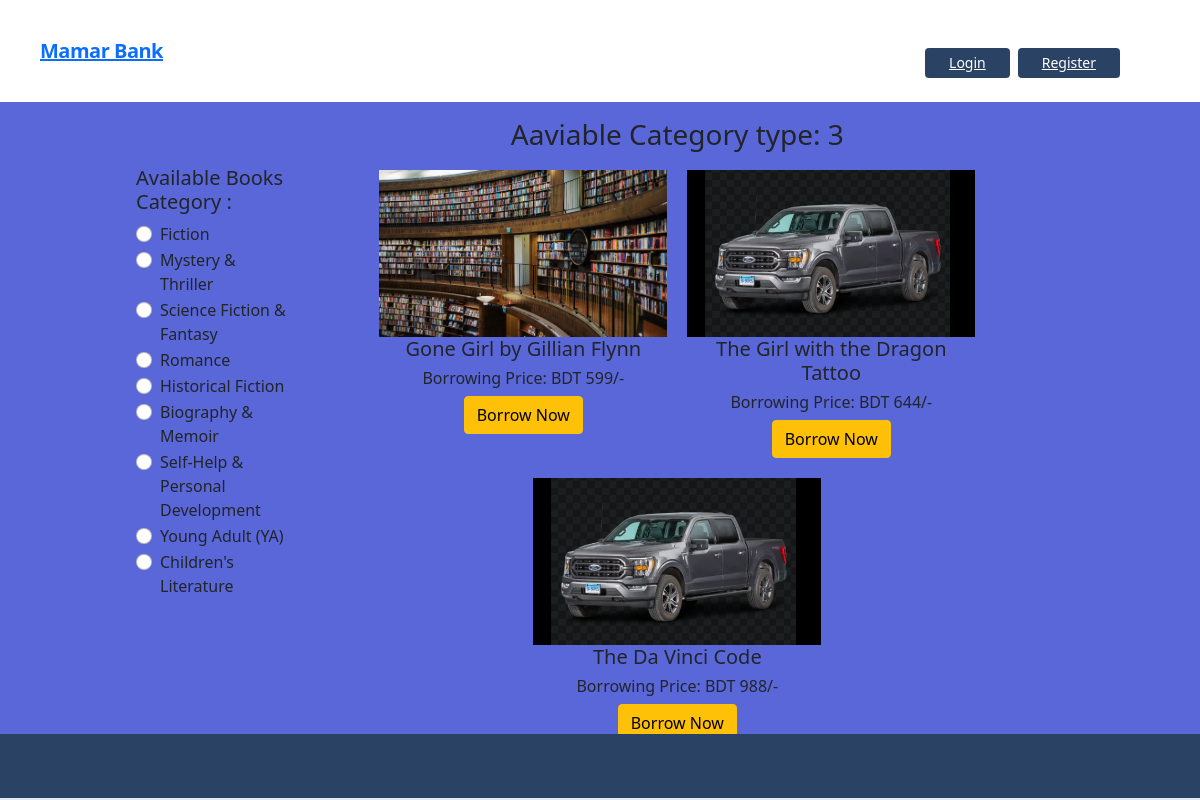
Screenshot of /mystery-thriller/ with the database file from the repository.
### category_book/models.py (models this page shows, shortened)
class CategoryModel(models.Model):
    category_name = models.CharField(max_length=200)
    slug = models.SlugField(max_length=100,unique=True, null=True, blank=True)

### book/models.py (models this page shows, shortened)
class Book_Model(models.Model):
    name = models.CharField(max_length=50)
    desc = models.TextField()
    quantity = models.IntegerField()
    price = models.IntegerField()
    image = models.ImageField(upload_to='book_images/')
    category_name = models.ForeignKey(CategoryModel, on_delete=models.CASCADE)
    author = models.ForeignKey(User, on_delete=models.CASCADE)

### core/views.py (the view)
# urls.py: path('', HomeView.as_view(), name='home'),
def home(request, category_slug = None):
    data = Book_Model.objects.all()
    categorys = CategoryModel.objects.all()
    if category_slug is not None:
        category_name = CategoryModel.objects.get(slug = category_slug)
        data = Book_Model.objects.filter(category_name  = category_name)
    return render(request, 'home.html', {'data' : data, 'categorys':categorys})

### core/templates/home.html (shortened to what this page needs)
{% extends 'base.html' %}
{% block content %}
    <div class="d-flex flex-wrap px-5 pt-3 ">
        <div class="class col-2 mt-5">
            <h5>Available Books Category :</h5>
            {% for category in categorys %}
            <div class="form-check">
                <input class="form-check-input" type="radio"  name="category" id="{{category.id}}" >
                <label class="form-check-label" for="{{category.id}}">
                <a href="{% url 'category_wise_book' category.slug %}" class="text-decoration-none text-dark" >{{category.category_name}}</a>
                </label>
            </div>
            {% endfor %}
        </div>
        <div class="class col-10">
            <h3 class="text-center"> Aaviable Category type: {{data | length}}</h3>
            <div class="d-flex flex-wrap justify-content-center">
                {% for book in data %}
                    <div class="book" style="width: 18rem; margin: 10px; border-radius:10px">
                        {% if book.image %}
                            <img class="book-img-top" src="{{ book.image.url }}" alt="{{ book.name }}">
                        {% endif %}
                        <div class="book-body text-center">
                            <h5 class="book-title">{{ book.name }}</h5>
                            <h6>Borrowing Price: BDT {{ book.price }}/-</h6>
                            <a href="{% url 'buy_book' book.id %}" class="btn btn-warning">Borrow Now</a>
                        </div>
                    </div>
                {% endfor %}
            </div>
        </div>
    </div>
{% endblock %}

### rows the page displays
CategoryModel: category_name "Fiction"
CategoryModel: category_name "Mystery & Thriller"
CategoryModel: category_name "Science Fiction & Fantasy"
CategoryModel: category_name "Romance"
CategoryModel: category_name "Historical Fiction"
CategoryModel: category_name "Biography & Memoir"
CategoryModel: category_name "Self-Help & Personal Development"
CategoryModel: category_name "Young Adult (YA)"
CategoryModel: category_name "Children's Literature"
Book_Model: image (picture), name "Gone Girl by Gillian Flynn", price "599"
Book_Model: image (picture), name "The Girl with the Dragon Tattoo", price "644"
Book_Model: image (picture), name "The Da Vinci Code", price "988"

### other values shown
{{ data | length }} "3"
